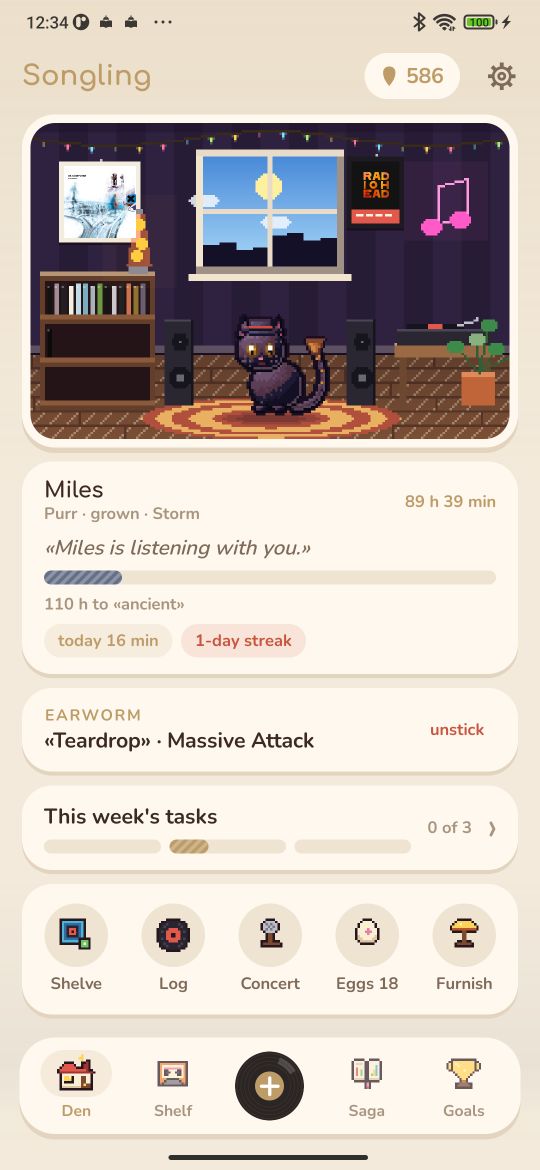
#> input picture docs/raw/en/1-den.png, 1080 x 2340 px (shown at 1/2 size); its folder holds only this picture in this run
$ python capture_site.py ../docs/raw/en/1-den.png
#> lines starting #> are read from the running program, lines starting #| are printed output that depends on the picture
"""
Screenshots of the demo for the Stillcraft site, on a 1080x2400 phone (the Mi 13 Pro): docs/raw/<lang>/*.png,
then 540x1170 copies with a clean status bar into docs/screenshots/<lang>/*.jpg and, when the site is next to
this repo, ../stillcraft/assets/sg-<name>[.ru].png.

    ANDROID_SERIAL=a78f414d python tools/capture_site.py [en] [ru]

Every tap checks the demo is in front; it stops otherwise.
"""
import os
import subprocess
import sys
import time

from PIL import Image, ImageDraw, ImageFont

ROOT = os.path.dirname(os.path.dirname(os.path.abspath(__file__)))
SITE = os.path.join(os.path.dirname(ROOT), "stillcraft", "assets")
PKG = "app.songling.demo"
SERIAL = os.environ.get("ANDROID_SERIAL", "a78f414d")
FONT = os.path.join(ROOT, "app", "src", "main", "res", "font", "nunito_semibold.ttf")
JAVA = os.environ.get("JAVA_HOME", r"C:\Program Files\Android\Android Studio\jbr")


def adb(*a, out=False):
    r = subprocess.run(["adb", "-s", SERIAL, *a], capture_output=True)
    return r.stdout if out else None


def guard():
    f = adb("shell", "dumpsys", "window", out=True).decode(errors="ignore")
    focus = next((ln for ln in f.splitlines() if "mCurrentFocus" in ln), "")
    if PKG not in focus:
        sys.exit("ABORT focus " + focus.strip())


def tap(x, y, wait=1.8):
    guard()
    adb("shell", "input", "tap", str(x), str(y))
    time.sleep(wait)


def back():
    guard()
    adb("shell", "input", "keyevent", "4")
    time.sleep(1.3)


def shot(lang, name):
    path = os.path.join(ROOT, "docs", "raw", lang, name + ".png")
    with open(path, "wb") as f:
        f.write(adb("exec-out", "screencap", "-p", out=True))


# Where things are on a 1080x2400 screen.
DOCK = {"den": 150, "shelf": 345, "saga": 732, "goals": 930}
DOCK_Y = 2235
ACTIONS_Y = 1848
ACTIONS = {"shelve": 148, "log": 344, "concert": 536, "eggs": 732, "furnish": 928}


def run(lang):
    os.makedirs(os.path.join(ROOT, "docs", "raw", lang), exist_ok=True)
    env = dict(os.environ, JAVA_HOME=JAVA, ANDROID_SERIAL=SERIAL)
    subprocess.run([os.path.join(ROOT, "gradlew.bat" if os.name == "nt" else "gradlew"), ":app:installDebug", "-Pdemo", f"-Pdemolang={lang}", "-q"], cwd=ROOT, env=env, check=True)
    adb("shell", "pm", "clear", PKG)
    adb("shell", "am", "start", "-n", f"{PKG}/app.songling.MainActivity")
    time.sleep(35)
    adb("shell", "am", "force-stop", PKG)
    adb("shell", "am", "start", "-n", f"{PKG}/app.songling.MainActivity")
    time.sleep(14)
    tap(DOCK["den"], DOCK_Y, 3); shot(lang, "1-den")
    tap(DOCK["shelf"], DOCK_Y); shot(lang, "2-shelf")
    tap(540, 760, 2.5); shot(lang, "3-album"); back()
    tap(DOCK["saga"], DOCK_Y); shot(lang, "4-saga")
    tap(880, 295); shot(lang, "9-awards")
    tap(270, 295); tap(540, 450, 4); shot(lang, "10-cards"); back()
    tap(DOCK["goals"], DOCK_Y); shot(lang, "5-goals")
    tap(DOCK["den"], DOCK_Y); tap(ACTIONS["eggs"], ACTIONS_Y); shot(lang, "6-bestiary")
    tap(270, 700, 2.5); shot(lang, "7-pet"); back(); back()
    tap(ACTIONS["furnish"], ACTIONS_Y, 2.5); shot(lang, "8-shop"); back()


def clean(im):
    """The status bar drawn anew: the screen's own colour, the time and a full battery, nothing else."""
    im = im.convert("RGB")
    w = im.width
    bar = 112
    px = im.load()
    for x in range(w):
        c = px[x, bar + 4]
        for y in range(bar):
            px[x, y] = c
    bg = px[w // 2, bar + 4]
    ink = (30, 24, 20) if sum(bg) > 380 else (245, 238, 228)
    d = ImageDraw.Draw(im)
    d.text((64, 30), "11:04", font=ImageFont.truetype(FONT, 42), fill=ink)
    # A battery.
    x0, y0 = w - 130, 42
    d.rounded_rectangle([x0, y0, x0 + 62, y0 + 30], 8, outline=ink, width=3)
    d.rounded_rectangle([x0 + 6, y0 + 6, x0 + 56, y0 + 24], 4, fill=ink)
    d.rectangle([x0 + 64, y0 + 9, x0 + 69, y0 + 21], fill=ink)
    return im


def publish():
    for lang in ("en", "ru"):
        raw = os.path.join(ROOT, "docs", "raw", lang)
        if not os.path.isdir(raw):
            continue
        os.makedirs(os.path.join(ROOT, "docs", "screenshots", lang), exist_ok=True)
        for f in sorted(os.listdir(raw)):
            if not f.endswith(".png"):
                continue
            im = clean(Image.open(os.path.join(raw, f)))
            # 1080x2400 to the site's 540x1170: the bottom strip under the dock goes.
            im = im.crop((0, 0, 1080, 2340)).resize((540, 1170), Image.LANCZOS)
            name = f[:-4]
            im.save(os.path.join(ROOT, "docs", "screenshots", lang, name + ".jpg"), quality=88)
            if os.path.isdir(SITE):
                slug = name.split("-", 1)[1]
                im.save(os.path.join(SITE, f"sg-{slug}{'.ru' if lang == 'ru' else ''}.png"), optimize=True)
    print("ok")


if __name__ == "__main__":
    langs = [a for a in sys.argv[1:] if a in ("en", "ru")]
    for lang in langs:
        run(lang)
    if "--no-publish" not in sys.argv:
        publish()
#> in clean, `bg = px[w // 2, bar + 4]`: bg = (237, 224, 205)
#> in clean, `ink = (30, 24, 20) if sum(bg) > 380 else (245, 238, 228)`: ink = (30, 24, 20)
#> in publish, `im = im.crop((0, 0, 1080, 2340)).resize((540, 1170), Image.LANCZOS)`:
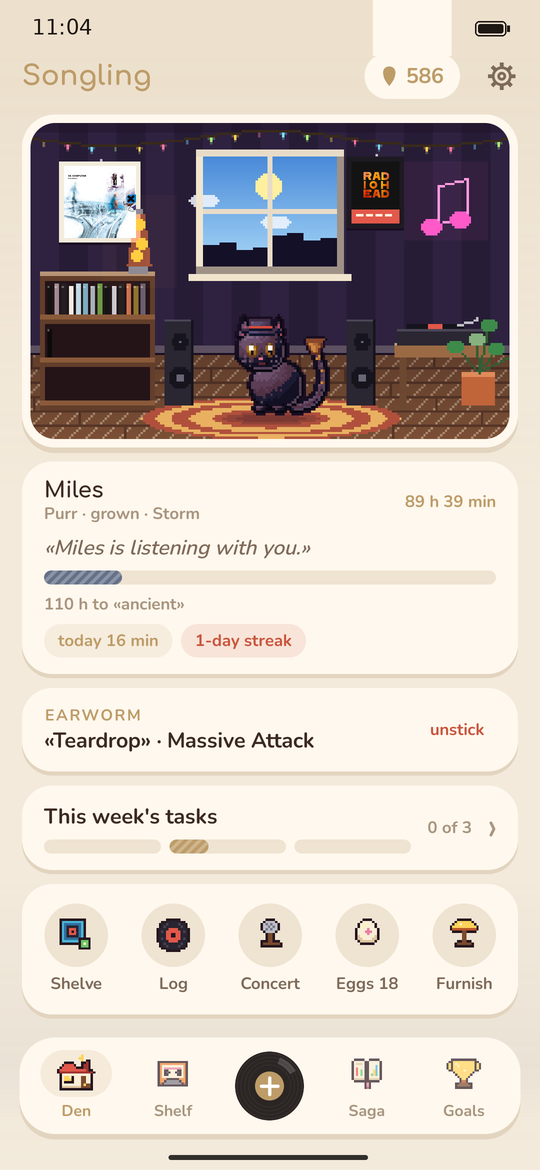
#> im: PIL image 540x1170 RGB; mean R, G, B 205, 194.4, 186.7
#> pass 2 of the loop in publish, `for lang in ("en", "ru"):`:
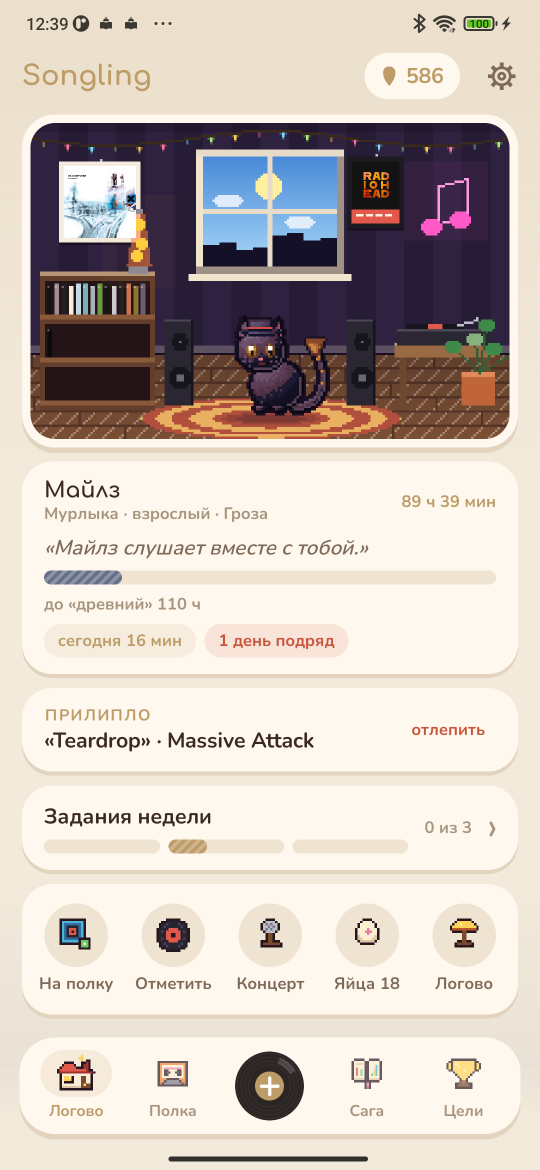
#> input picture docs/raw/ru/1-den.png, 1080 x 2340 px (shown at 1/2 size)
#> in publish, `im = im.crop((0, 0, 1080, 2340)).resize((540, 1170), Image.LANCZOS)`:
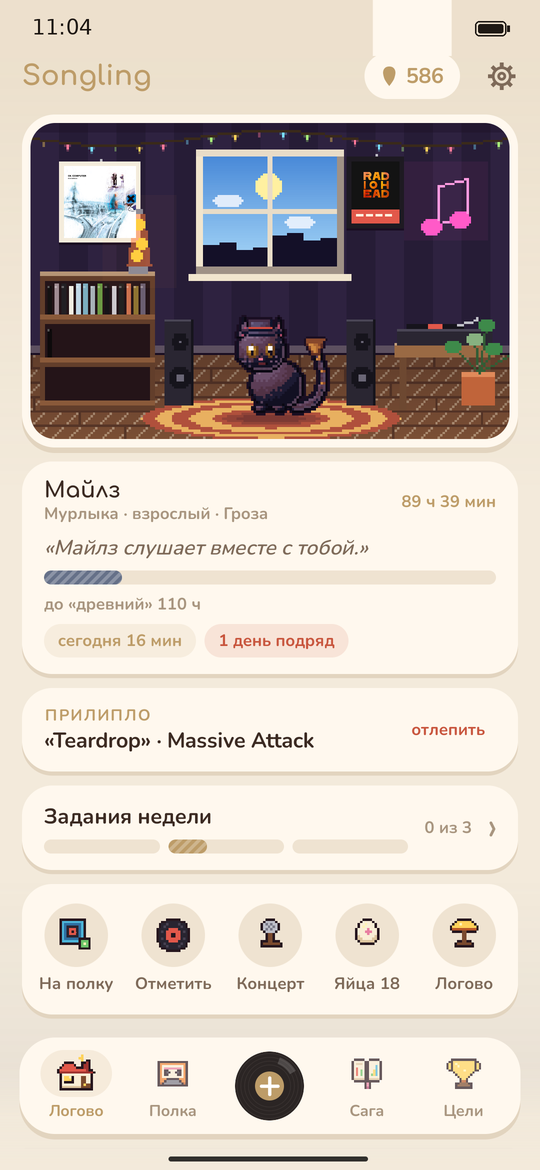
#> im: PIL image 540x1170 RGB; mean R, G, B 204.8, 194.1, 186.4
